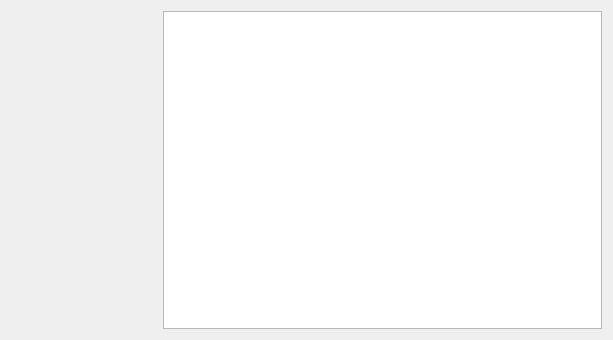
<?xml version="1.0" encoding="UTF-8"?>
<ui version="4.0">
 <class>CLampBasicInfoDialog</class>
 <widget class="QDialog" name="CLampBasicInfoDialog">
  <property name="geometry">
   <rect>
    <x>0</x>
    <y>0</y>
    <width>613</width>
    <height>340</height>
   </rect>
  </property>
  <property name="windowTitle">
   <string>路灯基础数据</string>
  </property>
  <layout class="QHBoxLayout" name="horizontalLayout" stretch="1,3">
   <item>
    <widget class="QWidget" name="widget_lampPicture" native="true">
     <layout class="QVBoxLayout" name="verticalLayout">
      <property name="spacing">
       <number>0</number>
      </property>
      <property name="leftMargin">
       <number>0</number>
      </property>
      <property name="topMargin">
       <number>0</number>
      </property>
      <property name="rightMargin">
       <number>0</number>
      </property>
      <property name="bottomMargin">
       <number>0</number>
      </property>
     </layout>
    </widget>
   </item>
   <item>
    <widget class="QTableWidget" name="tableWidget_basicInfo"/>
   </item>
  </layout>
 </widget>
 <resources/>
 <connections/>
</ui>
